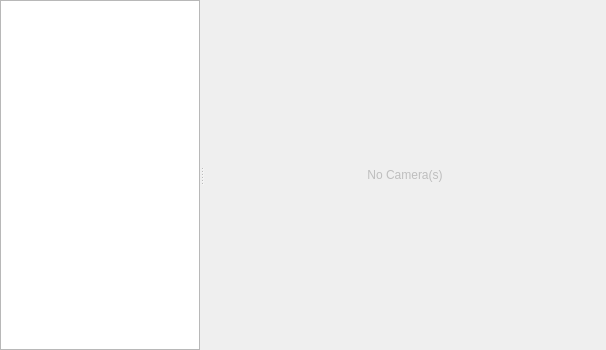
<?xml version="1.0" encoding="UTF-8"?>
<ui version="4.0">
 <class>CameraSelectionFormContentsClass</class>
 <widget class="QWidget" name="CameraSelectionFormContentsClass">
  <property name="geometry">
   <rect>
    <x>0</x>
    <y>0</y>
    <width>606</width>
    <height>350</height>
   </rect>
  </property>
  <property name="sizePolicy">
   <sizepolicy hsizetype="Expanding" vsizetype="Expanding">
    <horstretch>0</horstretch>
    <verstretch>0</verstretch>
   </sizepolicy>
  </property>
  <property name="windowTitle">
   <string>CameraSelectionFormContents</string>
  </property>
  <layout class="QVBoxLayout" name="verticalLayout">
   <property name="margin">
    <number>0</number>
   </property>
   <item>
    <widget class="QSplitter" name="splitter">
     <property name="sizePolicy">
      <sizepolicy hsizetype="Expanding" vsizetype="Preferred">
       <horstretch>1</horstretch>
       <verstretch>0</verstretch>
      </sizepolicy>
     </property>
     <property name="orientation">
      <enum>Qt::Horizontal</enum>
     </property>
     <widget class="QTableWidget" name="m_cameraTableWidget">
      <property name="sizePolicy">
       <sizepolicy hsizetype="Expanding" vsizetype="Preferred">
        <horstretch>1</horstretch>
        <verstretch>0</verstretch>
       </sizepolicy>
      </property>
      <property name="minimumSize">
       <size>
        <width>200</width>
        <height>0</height>
       </size>
      </property>
      <property name="maximumSize">
       <size>
        <width>16777215</width>
        <height>16777215</height>
       </size>
      </property>
      <property name="editTriggers">
       <set>QAbstractItemView::NoEditTriggers</set>
      </property>
      <property name="tabKeyNavigation">
       <bool>false</bool>
      </property>
      <property name="selectionMode">
       <enum>QAbstractItemView::SingleSelection</enum>
      </property>
      <property name="selectionBehavior">
       <enum>QAbstractItemView::SelectRows</enum>
      </property>
      <attribute name="horizontalHeaderVisible">
       <bool>false</bool>
      </attribute>
      <attribute name="horizontalHeaderStretchLastSection">
       <bool>true</bool>
      </attribute>
      <attribute name="verticalHeaderVisible">
       <bool>false</bool>
      </attribute>
     </widget>
     <widget class="QFrame" name="previewFrame">
      <property name="sizePolicy">
       <sizepolicy hsizetype="Expanding" vsizetype="Expanding">
        <horstretch>100</horstretch>
        <verstretch>0</verstretch>
       </sizepolicy>
      </property>
      <layout class="QHBoxLayout" name="horizontalLayout_2">
       <property name="margin">
        <number>0</number>
       </property>
       <item>
        <widget class="ImageView" name="m_previewImageWidget" native="true">
         <property name="sizePolicy">
          <sizepolicy hsizetype="Maximum" vsizetype="Preferred">
           <horstretch>0</horstretch>
           <verstretch>0</verstretch>
          </sizepolicy>
         </property>
         <property name="minimumSize">
          <size>
           <width>400</width>
           <height>0</height>
          </size>
         </property>
         <layout class="QVBoxLayout" name="verticalLayout_2">
          <item>
           <widget class="QLabel" name="m_cameraLabel">
            <property name="enabled">
             <bool>false</bool>
            </property>
            <property name="text">
             <string>No Camera(s)</string>
            </property>
            <property name="alignment">
             <set>Qt::AlignCenter</set>
            </property>
           </widget>
          </item>
         </layout>
        </widget>
       </item>
      </layout>
     </widget>
    </widget>
   </item>
  </layout>
 </widget>
 <layoutdefault spacing="6" margin="11"/>
 <customwidgets>
  <customwidget>
   <class>ImageView</class>
   <extends>QWidget</extends>
   <header>ImageView.h</header>
   <container>1</container>
  </customwidget>
 </customwidgets>
 <resources/>
 <connections/>
</ui>
